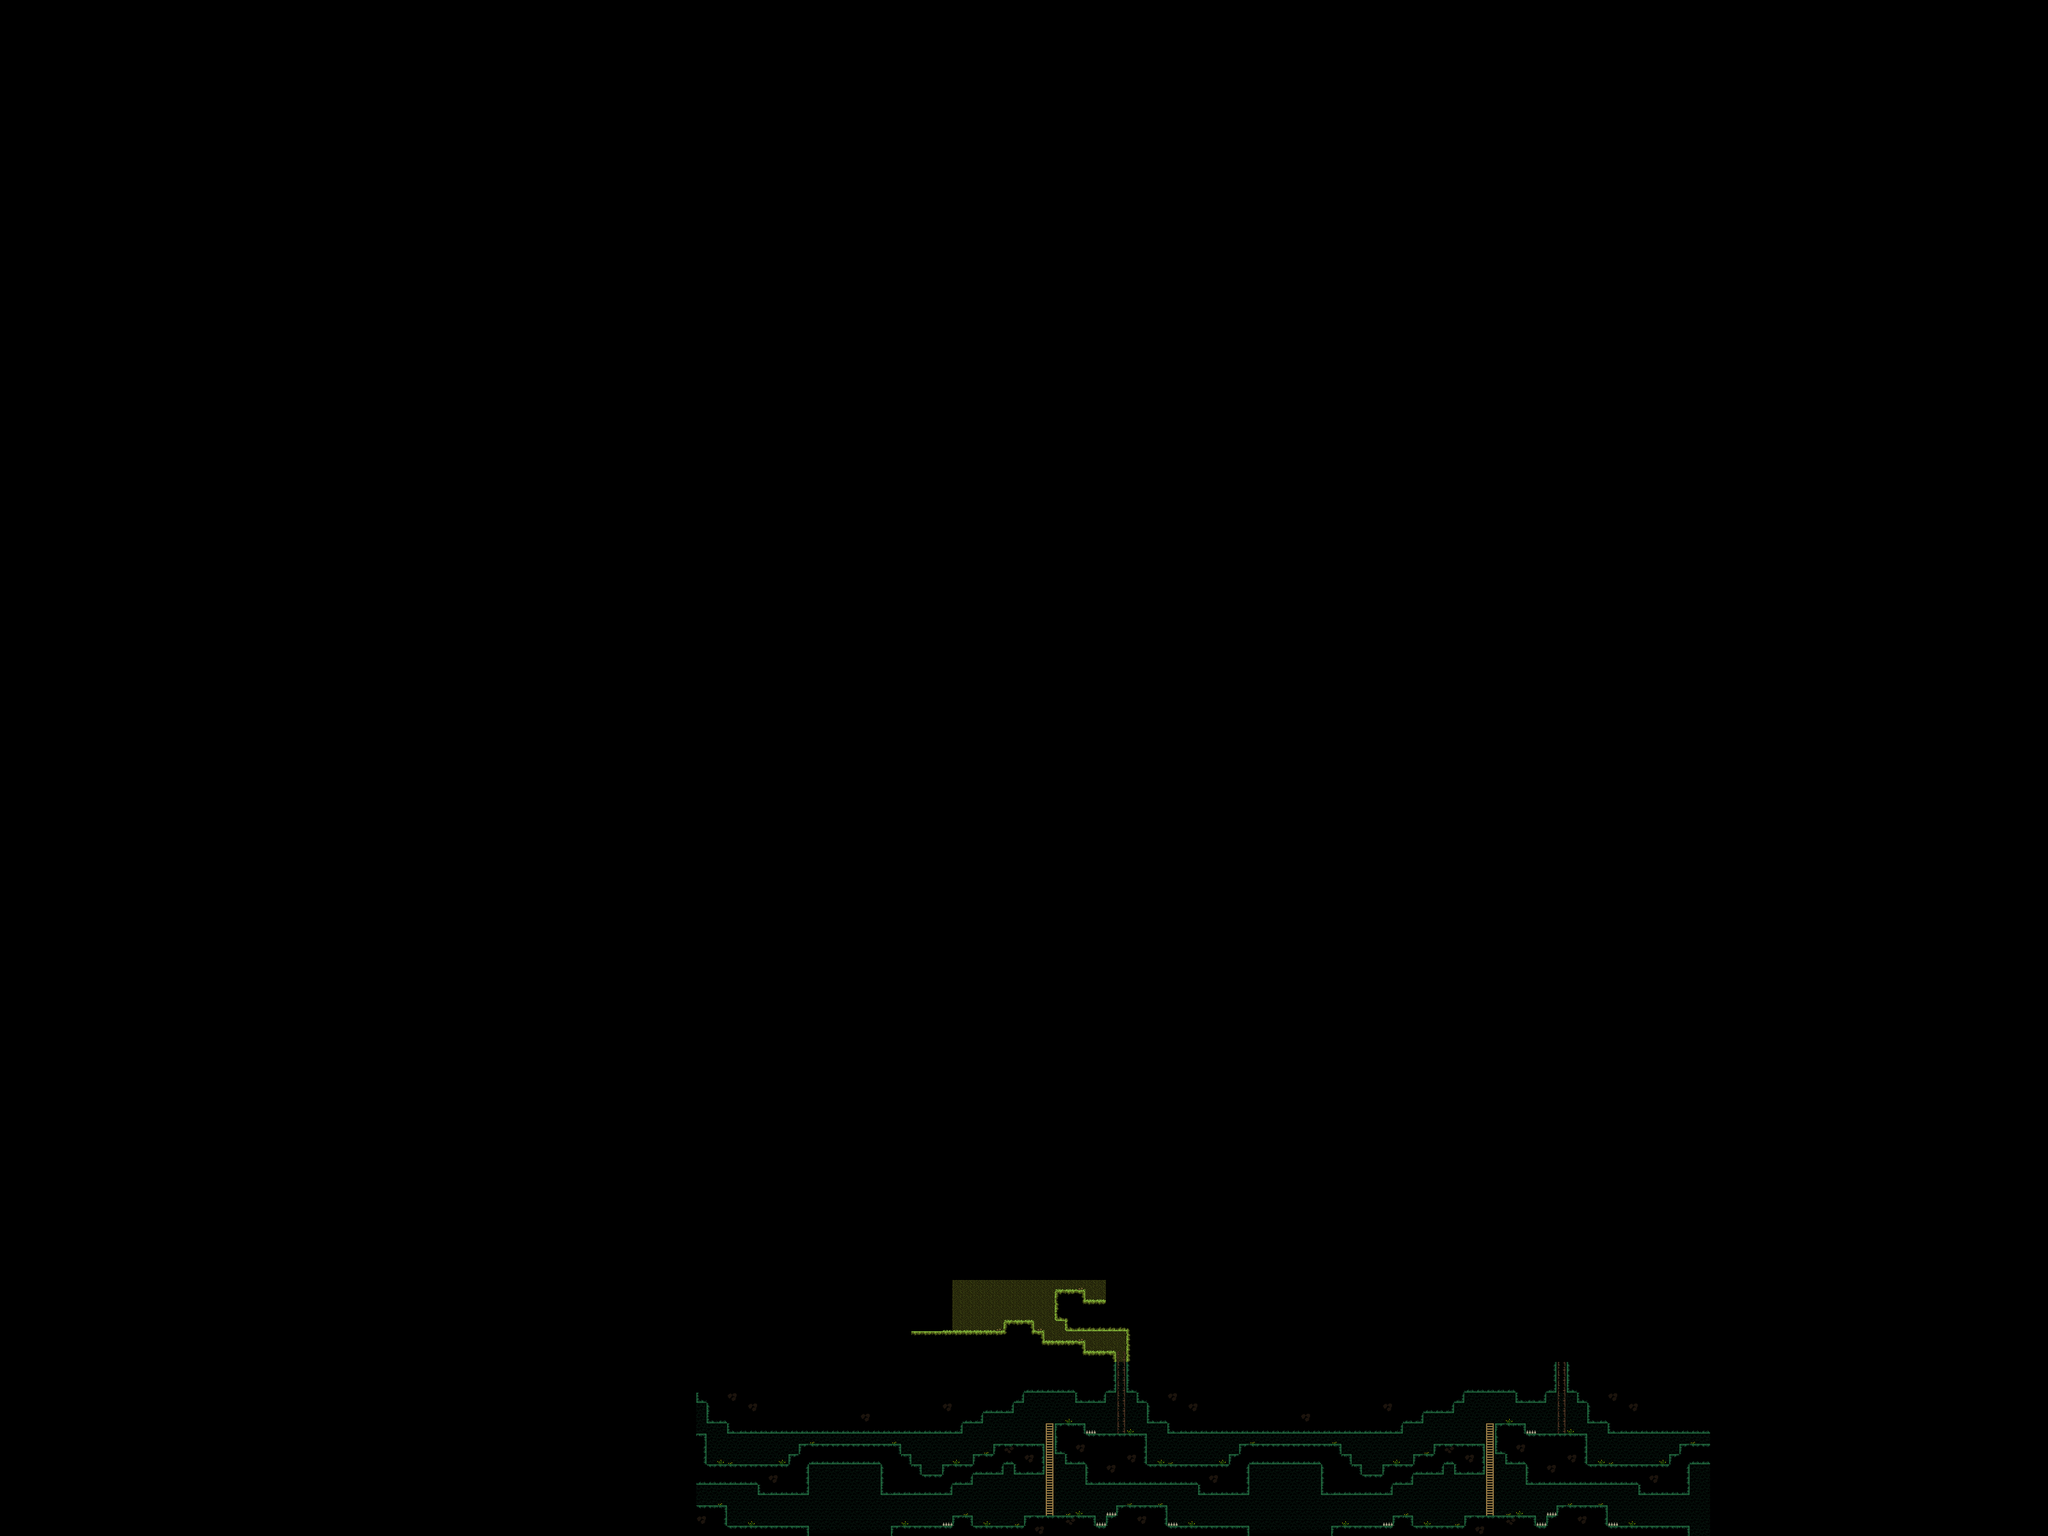

This is a level from a 2D game, rendered from its Tiled map with the project's own tilesets. A one-line summary and the map file follow, with tile-layer data summarised:
An orthogonal 200x150 tile map with 16x16 px tiles, 5 tile layers (Background, Walls, Decorations, Interactables, ...) and 10 objects (4x teleport, 2x ladder, collider, player_start, level_end).

<map version="1.10" tiledversion="1.11.0" orientation="orthogonal" renderorder="right-down" width="200" height="150" tilewidth="16" tileheight="16" infinite="0" backgroundcolor="#000000" nextlayerid="7" nextobjectid="16">
 <tileset firstgid="1" name="tileset1" tilewidth="16" tileheight="16" tilecount="256" columns="16">
  <image source="tileset1.png" width="256" height="256" />
  <tile id="15">
   <properties>
    <property name="epoch" type="int" value="2" />
    <property name="epoch_max" type="int" value="2" />
    <property name="epoch_min" type="int" value="2" />
   </properties>
  </tile>
  <tile id="31">
   <animation>
    <frame tileid="30" duration="400" />
    <frame tileid="31" duration="400" />
    <frame tileid="30" duration="400" />
    <frame tileid="29" duration="400" />
   </animation>
  </tile>
  <tile id="160">
   <properties>
    <property name="epoch" type="int" value="0" />
    <property name="epoch_max" type="int" value="3" />
    <property name="epoch_min" type="int" value="0" />
   </properties>
  </tile>
  <tile id="161">
   <properties>
    <property name="epoch" type="int" value="1" />
    <property name="epoch_max" type="int" value="3" />
    <property name="epoch_min" type="int" value="0" />
   </properties>
  </tile>
  <tile id="162">
   <properties>
    <property name="epoch" type="int" value="2" />
    <property name="epoch_max" type="int" value="3" />
    <property name="epoch_min" type="int" value="0" />
   </properties>
  </tile>
  <tile id="163">
   <properties>
    <property name="epoch" type="int" value="3" />
    <property name="epoch_max" type="int" value="3" />
    <property name="epoch_min" type="int" value="0" />
   </properties>
  </tile>
  <tile id="176">
   <properties>
    <property name="damage" type="float" value="5" />
   </properties>
   <objectgroup draworder="index" id="2">
    <object id="1" type="collider" x="0" y="13" width="16" height="3" />
   </objectgroup>
  </tile>
  <tile id="248">
   <objectgroup draworder="index" id="2">
    <object id="3" x="0" y="0" width="16" height="16" />
   </objectgroup>
  </tile>
 </tileset>
 <layer id="4" name="Background" width="200" height="150">
  <data>[30000 cells, 785 non-empty, 3 distinct tile ids]</data>
 </layer>
 <layer id="1" name="Walls" width="200" height="150">
  <data>[30000 cells, 719 non-empty, 20 distinct tile ids]</data>
 </layer>
 <layer id="5" name="Decorations" width="200" height="150">
  <data>[30000 cells, 42 non-empty, 2 distinct tile ids]</data>
 </layer>
 <layer id="2" name="Interactables" width="200" height="150">
  <data>[30000 cells, 43 non-empty, 3 distinct tile ids]</data>
 </layer>
 <objectgroup id="3" name="Objects">
  <object id="1" name="tp1" type="teleport" x="1920" y="2320" width="48" height="80">
   <properties>
    <property name="anchor_x" type="float" value="0" />
    <property name="anchor_y" type="float" value="0" />
    <property name="dst" type="object" value="2" />
   </properties>
  </object>
  <object id="2" name="tp1b" type="teleport" x="1232" y="2320" width="48" height="80">
   <properties>
    <property name="anchor_x" type="float" value="1" />
    <property name="anchor_y" type="float" value="0" />
    <property name="dst" type="object" value="1" />
   </properties>
  </object>
  <object id="4" name="player_start" type="player_start" x="1560" y="2376">
   <point />
  </object>
  <object id="9" name="tp2" type="teleport" x="1984" y="2224" width="48" height="48">
   <properties>
    <property name="anchor_x" type="float" value="0" />
    <property name="anchor_y" type="float" value="0" />
    <property name="dst" type="object" value="10" />
   </properties>
  </object>
  <object id="10" name="tp2b" type="teleport" x="1296" y="2224" width="48" height="48">
   <properties>
    <property name="anchor_x" type="float" value="1" />
    <property name="anchor_y" type="float" value="0" />
    <property name="dst" type="object" value="9" />
   </properties>
  </object>
  <object id="13" name="lad1" type="ladder" x="1632" y="2224" width="16" height="144" />
  <object id="14" name="lad2" type="ladder" x="1744" y="2112" width="16" height="128" />
  <object id="15" type="level_end" x="1568" y="2000" width="80" height="64" />
 </objectgroup>
 <layer id="6" name="DecorationsHover" width="200" height="150">
  <data>[30000 cells, 22 non-empty, 2 distinct tile ids]</data>
 </layer>
</map>
